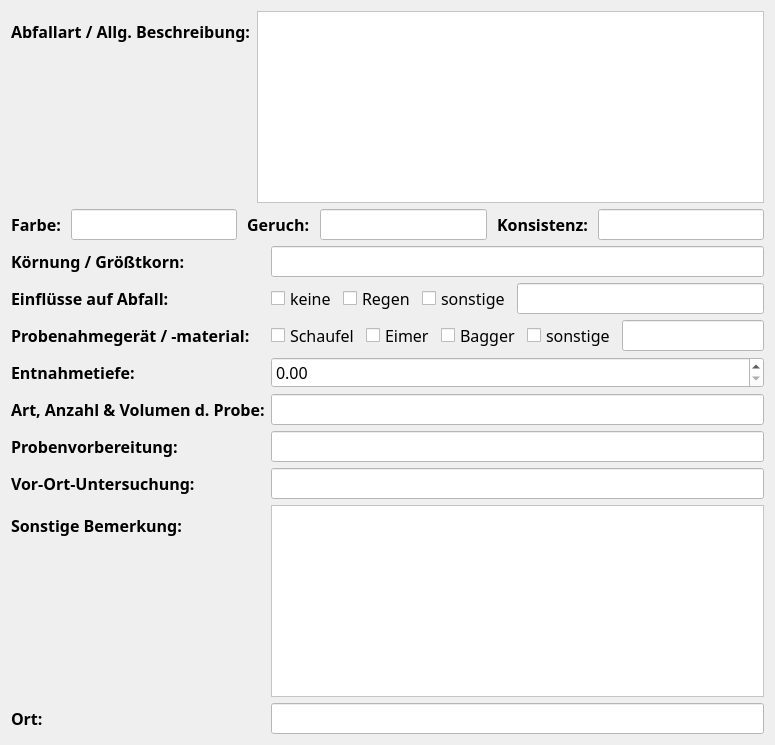
              <widget class="QWidget" name="tab_2">
               <attribute name="title">
                <string>Vor-Ort-Gelegenheiten</string>
               </attribute>
               <layout class="QVBoxLayout" name="verticalLayout_13">
                <item>
                 <layout class="QFormLayout" name="formLayout_8">
                  <item row="0" column="0">
                   <widget class="QLabel" name="label_63">
                    <property name="font">
                     <font>
                      <family>Californian FB</family>
                      <pointsize>12</pointsize>
                      <weight>75</weight>
                      <bold>true</bold>
                     </font>
                    </property>
                    <property name="text">
                     <string>Abfallart / Allg. Beschreibung:</string>
                    </property>
                   </widget>
                  </item>
                  <item row="0" column="1">
                   <widget class="QTextEdit" name="textEdit_2">
                    <property name="sizePolicy">
                     <sizepolicy hsizetype="Preferred" vsizetype="Preferred">
                      <horstretch>0</horstretch>
                      <verstretch>0</verstretch>
                     </sizepolicy>
                    </property>
                    <property name="minimumSize">
                     <size>
                      <width>1</width>
                      <height>1</height>
                     </size>
                    </property>
                    <property name="maximumSize">
                     <size>
                      <width>16777215</width>
                      <height>16777215</height>
                     </size>
                    </property>
                    <property name="font">
                     <font>
                      <family>Californian FB</family>
                      <pointsize>12</pointsize>
                     </font>
                    </property>
                    <property name="styleSheet">
                     <string notr="true">background-color: rgb(255, 255, 255);</string>
                    </property>
                   </widget>
                  </item>
                 </layout>
                </item>
                <item>
                 <layout class="QHBoxLayout" name="horizontalLayout_25">
                  <property name="spacing">
                   <number>10</number>
                  </property>
                  <item>
                   <widget class="QLabel" name="label_60">
                    <property name="sizePolicy">
                     <sizepolicy hsizetype="Fixed" vsizetype="Fixed">
                      <horstretch>0</horstretch>
                      <verstretch>0</verstretch>
                     </sizepolicy>
                    </property>
                    <property name="font">
                     <font>
                      <family>Californian FB</family>
                      <pointsize>12</pointsize>
                      <weight>75</weight>
                      <bold>true</bold>
                     </font>
                    </property>
                    <property name="text">
                     <string>Farbe:</string>
                    </property>
                   </widget>
                  </item>
                  <item>
                   <widget class="QLineEdit" name="lineEdit_45">
                    <property name="sizePolicy">
                     <sizepolicy hsizetype="Preferred" vsizetype="Fixed">
                      <horstretch>0</horstretch>
                      <verstretch>0</verstretch>
                     </sizepolicy>
                    </property>
                    <property name="font">
                     <font>
                      <family>Californian FB</family>
                      <pointsize>12</pointsize>
                     </font>
                    </property>
                    <property name="styleSheet">
                     <string notr="true">background-color: rgb(255, 255, 255);</string>
                    </property>
                   </widget>
                  </item>
                  <item>
                   <widget class="QLabel" name="label_61">
                    <property name="sizePolicy">
                     <sizepolicy hsizetype="Fixed" vsizetype="Fixed">
                      <horstretch>0</horstretch>
                      <verstretch>0</verstretch>
                     </sizepolicy>
                    </property>
                    <property name="font">
                     <font>
                      <family>Californian FB</family>
                      <pointsize>12</pointsize>
                      <weight>75</weight>
                      <bold>true</bold>
                     </font>
                    </property>
                    <property name="text">
                     <string>Geruch:</string>
                    </property>
                   </widget>
                  </item>
                  <item>
                   <widget class="QLineEdit" name="lineEdit_46">
                    <property name="sizePolicy">
                     <sizepolicy hsizetype="Preferred" vsizetype="Fixed">
                      <horstretch>0</horstretch>
                      <verstretch>0</verstretch>
                     </sizepolicy>
                    </property>
                    <property name="font">
                     <font>
                      <family>Californian FB</family>
                      <pointsize>12</pointsize>
                     </font>
                    </property>
                    <property name="styleSheet">
                     <string notr="true">background-color: rgb(255, 255, 255);</string>
                    </property>
                   </widget>
                  </item>
                  <item>
                   <widget class="QLabel" name="label_62">
                    <property name="sizePolicy">
                     <sizepolicy hsizetype="Fixed" vsizetype="Fixed">
                      <horstretch>0</horstretch>
                      <verstretch>0</verstretch>
                     </sizepolicy>
                    </property>
                    <property name="font">
                     <font>
                      <family>Californian FB</family>
                      <pointsize>12</pointsize>
                      <weight>75</weight>
                      <bold>true</bold>
                     </font>
                    </property>
                    <property name="text">
                     <string>Konsistenz:</string>
                    </property>
                   </widget>
                  </item>
                  <item>
                   <widget class="QLineEdit" name="lineEdit_47">
                    <property name="sizePolicy">
                     <sizepolicy hsizetype="Preferred" vsizetype="Fixed">
                      <horstretch>0</horstretch>
                      <verstretch>0</verstretch>
                     </sizepolicy>
                    </property>
                    <property name="font">
                     <font>
                      <family>Californian FB</family>
                      <pointsize>12</pointsize>
                     </font>
                    </property>
                    <property name="styleSheet">
                     <string notr="true">background-color: rgb(255, 255, 255);</string>
                    </property>
                   </widget>
                  </item>
                 </layout>
                </item>
                <item>
                 <layout class="QFormLayout" name="formLayout_7">
                  <item row="0" column="0">
                   <widget class="QLabel" name="label_53">
                    <property name="font">
                     <font>
                      <family>Californian FB</family>
                      <pointsize>12</pointsize>
                      <weight>75</weight>
                      <bold>true</bold>
                     </font>
                    </property>
                    <property name="text">
                     <string>Körnung / Größtkorn:</string>
                    </property>
                   </widget>
                  </item>
                  <item row="0" column="1">
                   <widget class="QLineEdit" name="lineEdit_39">
                    <property name="font">
                     <font>
                      <family>Californian FB</family>
                      <pointsize>12</pointsize>
                     </font>
                    </property>
                    <property name="styleSheet">
                     <string notr="true">background-color: rgb(255, 255, 255);</string>
                    </property>
                   </widget>
                  </item>
                  <item row="1" column="0">
                   <widget class="QLabel" name="label_54">
                    <property name="font">
                     <font>
                      <family>Californian FB</family>
                      <pointsize>12</pointsize>
                      <weight>75</weight>
                      <bold>true</bold>
                     </font>
                    </property>
                    <property name="text">
                     <string>Einflüsse auf Abfall:</string>
                    </property>
                   </widget>
                  </item>
                  <item row="1" column="1">
                   <layout class="QHBoxLayout" name="horizontalLayout_18">
                    <item>
                     <widget class="QCheckBox" name="checkBox_24">
                      <property name="font">
                       <font>
                        <family>Californian FB</family>
                        <pointsize>12</pointsize>
                       </font>
                      </property>
                      <property name="text">
                       <string>keine</string>
                      </property>
                     </widget>
                    </item>
                    <item>
                     <widget class="QCheckBox" name="checkBox_34">
                      <property name="font">
                       <font>
                        <family>Californian FB</family>
                        <pointsize>12</pointsize>
                       </font>
                      </property>
                      <property name="text">
                       <string>Regen</string>
                      </property>
                     </widget>
                    </item>
                    <item>
                     <layout class="QHBoxLayout" name="horizontalLayout_19">
                      <item>
                       <widget class="QCheckBox" name="checkBox_25">
                        <property name="font">
                         <font>
                          <family>Californian FB</family>
                          <pointsize>12</pointsize>
                         </font>
                        </property>
                        <property name="text">
                         <string>sonstige</string>
                        </property>
                       </widget>
                      </item>
                      <item>
                       <widget class="QLineEdit" name="lineEdit_41">
                        <property name="font">
                         <font>
                          <family>Californian FB</family>
                          <pointsize>12</pointsize>
                         </font>
                        </property>
                        <property name="styleSheet">
                         <string notr="true">background-color: rgb(255, 255, 255);</string>
                        </property>
                       </widget>
                      </item>
                     </layout>
                    </item>
                   </layout>
                  </item>
                  <item row="2" column="0">
                   <widget class="QLabel" name="label_55">
                    <property name="font">
                     <font>
                      <family>Californian FB</family>
                      <pointsize>12</pointsize>
                      <weight>75</weight>
                      <bold>true</bold>
                     </font>
                    </property>
                    <property name="text">
                     <string>Probenahmegerät / -material:</string>
                    </property>
                   </widget>
                  </item>
                  <item row="3" column="0">
                   <widget class="QLabel" name="label_56">
                    <property name="font">
                     <font>
                      <family>Californian FB</family>
                      <pointsize>12</pointsize>
                      <weight>75</weight>
                      <bold>true</bold>
                     </font>
                    </property>
                    <property name="text">
                     <string>Entnahmetiefe:</string>
                    </property>
                   </widget>
                  </item>
                  <item row="4" column="0">
                   <widget class="QLabel" name="label_57">
                    <property name="font">
                     <font>
                      <family>Californian FB</family>
                      <pointsize>12</pointsize>
                      <weight>75</weight>
                      <bold>true</bold>
                     </font>
                    </property>
                    <property name="text">
                     <string>Art, Anzahl &amp; Volumen d. Probe:</string>
                    </property>
                   </widget>
                  </item>
                  <item row="4" column="1">
                   <widget class="QLineEdit" name="lineEdit_40">
                    <property name="font">
                     <font>
                      <family>Californian FB</family>
                      <pointsize>12</pointsize>
                     </font>
                    </property>
                    <property name="styleSheet">
                     <string notr="true">background-color: rgb(255, 255, 255);</string>
                    </property>
                   </widget>
                  </item>
                  <item row="5" column="0">
                   <widget class="QLabel" name="label_58">
                    <property name="font">
                     <font>
                      <family>Californian FB</family>
                      <pointsize>12</pointsize>
                      <weight>75</weight>
                      <bold>true</bold>
                     </font>
                    </property>
                    <property name="text">
                     <string>Probenvorbereitung:</string>
                    </property>
                   </widget>
                  </item>
                  <item row="5" column="1">
                   <widget class="QLineEdit" name="lineEdit_43">
                    <property name="font">
                     <font>
                      <family>Californian FB</family>
                      <pointsize>12</pointsize>
                     </font>
                    </property>
                    <property name="styleSheet">
                     <string notr="true">background-color: rgb(255, 255, 255);</string>
                    </property>
                   </widget>
                  </item>
                  <item row="6" column="0">
                   <widget class="QLabel" name="label_59">
                    <property name="font">
                     <font>
                      <family>Californian FB</family>
                      <pointsize>12</pointsize>
                      <weight>75</weight>
                      <bold>true</bold>
                     </font>
                    </property>
                    <property name="text">
                     <string>Vor-Ort-Untersuchung:</string>
                    </property>
                   </widget>
                  </item>
                  <item row="6" column="1">
                   <layout class="QHBoxLayout" name="horizontalLayout_22">
                    <item>
                     <widget class="QLineEdit" name="lineEdit_44">
                      <property name="font">
                       <font>
                        <family>Californian FB</family>
                        <pointsize>12</pointsize>
                       </font>
                      </property>
                      <property name="styleSheet">
                       <string notr="true">background-color: rgb(255, 255, 255);</string>
                      </property>
                     </widget>
                    </item>
                   </layout>
                  </item>
                  <item row="2" column="1">
                   <layout class="QHBoxLayout" name="horizontalLayout_26">
                    <item>
                     <widget class="QCheckBox" name="checkBox_35">
                      <property name="font">
                       <font>
                        <family>Californian FB</family>
                        <pointsize>12</pointsize>
                       </font>
                      </property>
                      <property name="text">
                       <string>Schaufel</string>
                      </property>
                     </widget>
                    </item>
                    <item>
                     <widget class="QCheckBox" name="checkBox_36">
                      <property name="font">
                       <font>
                        <family>Californian FB</family>
                        <pointsize>12</pointsize>
                       </font>
                      </property>
                      <property name="text">
                       <string>Eimer</string>
                      </property>
                     </widget>
                    </item>
                    <item>
                     <widget class="QCheckBox" name="checkBox_38">
                      <property name="font">
                       <font>
                        <family>Californian FB</family>
                        <pointsize>12</pointsize>
                       </font>
                      </property>
                      <property name="text">
                       <string>Bagger</string>
                      </property>
                     </widget>
                    </item>
                    <item>
                     <layout class="QHBoxLayout" name="horizontalLayout_27">
                      <item>
                       <widget class="QCheckBox" name="checkBox_37">
                        <property name="font">
                         <font>
                          <family>Californian FB</family>
                          <pointsize>12</pointsize>
                         </font>
                        </property>
                        <property name="text">
                         <string>sonstige</string>
                        </property>
                       </widget>
                      </item>
                      <item>
                       <widget class="QLineEdit" name="lineEdit_48">
                        <property name="font">
                         <font>
                          <family>Californian FB</family>
                          <pointsize>12</pointsize>
                         </font>
                        </property>
                        <property name="styleSheet">
                         <string notr="true">background-color: rgb(255, 255, 255);</string>
                        </property>
                       </widget>
                      </item>
                     </layout>
                    </item>
                   </layout>
                  </item>
                  <item row="3" column="1">
                   <widget class="QDoubleSpinBox" name="doubleSpinBox">
                    <property name="font">
                     <font>
                      <family>Californian FB</family>
                      <pointsize>12</pointsize>
                     </font>
                    </property>
                    <property name="styleSheet">
                     <string notr="true">background-color: rgb(255, 255, 255);</string>
                    </property>
                   </widget>
                  </item>
                  <item row="7" column="0">
                   <widget class="QLabel" name="label_64">
                    <property name="font">
                     <font>
                      <family>Californian FB</family>
                      <pointsize>12</pointsize>
                      <weight>75</weight>
                      <bold>true</bold>
                     </font>
                    </property>
                    <property name="text">
                     <string>Sonstige Bemerkung:</string>
                    </property>
                   </widget>
                  </item>
                  <item row="7" column="1">
                   <widget class="QTextEdit" name="textEdit_3">
                    <property name="font">
                     <font>
                      <family>Californian FB</family>
                      <pointsize>12</pointsize>
                     </font>
                    </property>
                    <property name="styleSheet">
                     <string notr="true">background-color: rgb(255, 255, 255);</string>
                    </property>
                   </widget>
                  </item>
                  <item row="8" column="0">
                   <widget class="QLabel" name="label_65">
                    <property name="font">
                     <font>
                      <family>Californian FB</family>
                      <pointsize>12</pointsize>
                      <weight>75</weight>
                      <bold>true</bold>
                     </font>
                    </property>
                    <property name="text">
                     <string>Ort:</string>
                    </property>
                   </widget>
                  </item>
                  <item row="8" column="1">
                   <widget class="QLineEdit" name="lineEdit_42">
                    <property name="font">
                     <font>
                      <family>Californian FB</family>
                      <pointsize>12</pointsize>
                     </font>
                    </property>
                    <property name="styleSheet">
                     <string notr="true">background-color: rgb(255, 255, 255);</string>
                    </property>
                   </widget>
                  </item>
                 </layout>
                </item>
               </layout>
              </widget>
